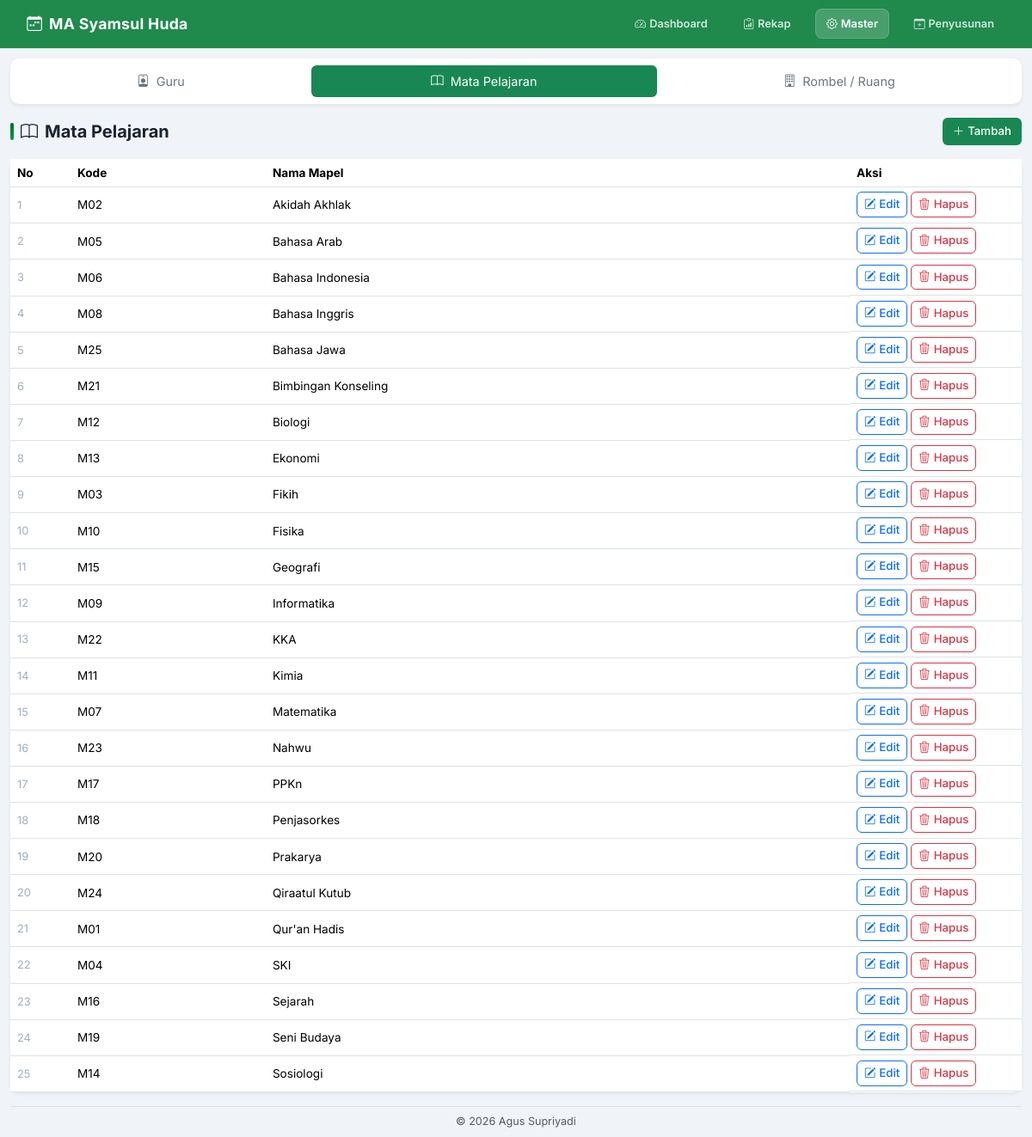
The page /master.php?type=subjects on the database its author committed.
### tables this page shows
CREATE TABLE subjects(id INTEGER PRIMARY KEY AUTOINCREMENT,code TEXT,name TEXT NOT NULL,active INTEGER DEFAULT 1);

### config/database.php (called while the page is built, shortened)
<?php
function e(?string $v): string
{
    return htmlspecialchars($v ?? '', ENT_QUOTES, 'UTF-8');
}

### master.php (the view, shortened to what this page needs)
<?php
require __DIR__ . '/config/database.php';
$pdo  = db();
$type = $_GET['type'] ?? 'teachers';
$m = [
    'teachers' => ['Guru',            ['code' => 'Kode', 'name' => 'Nama Guru', 'nip' => 'NIP'], 'bi-person-badge'],
    'subjects' => ['Mata Pelajaran',  ['code' => 'Kode', 'name' => 'Nama Mapel'],                'bi-book'],
    'classes'  => ['Rombel / Ruang',  ['name' => 'Nama Rombel'],                                  'bi-building'],
];
[$title, $fields, $icon] = $m[$type];
$editRow = null;
$rows = $pdo->query("SELECT * FROM $type ORDER BY name")->fetchAll();
require __DIR__ . '/templates/header.php';
?>
<div class="mx-auto" style="max-width: 1180px;">
    <div class="card shadow-sm mb-3">
        <div class="card-body p-2">
            <ul class="nav nav-pills nav-fill gap-2">
                <?php foreach ($m as $key => $meta): ?>
                    <?php [$label, $fieldList, $menuIcon] = $meta; ?>
                    <li class="nav-item">
                        <a class="nav-link py-2.5 <?= $type === $key ? 'active bg-success text-white' : 'text-secondary' ?>"
                           href="?type=<?= $key ?>">
                            <i class="bi <?= $menuIcon ?> me-2"></i><?= $label ?>
                        </a>
                    </li>
                <?php endforeach; ?>
            </ul>
        </div>
    </div>
    <div class="d-flex justify-content-between align-items-center mb-3">
        <h3 class="page-heading mb-0">
            <i class="bi <?= $icon ?>"></i> <?= $title ?>
        </h3>
        <a href="?type=<?= $type ?>&new=1" class="btn btn-success">
            <i class="bi bi-plus-lg me-1"></i>Tambah
        </a>
    </div>
    <div class="card shadow-sm">
        <div class="table-responsive">
            <table class="table table-sm mb-0 align-middle">
                <tr>
                    <th style="width: 70px;">No</th>
                    <?php foreach ($fields as $l): ?>
                        <th><?= $l ?></th>
                    <?php endforeach; ?>
                    <th style="width: 200px;">Aksi</th>
                </tr>
                <?php foreach ($rows as $i => $r): ?>
                    <tr <?= ($editRow && $editRow['id'] == $r['id']) ? 'class="table-warning"' : '' ?>>
                        <td style="color:#a0aec0;font-size:.8rem;"><?= $i + 1 ?></td>
                        <?php foreach ($fields as $f => $l): ?>
                            <td><?= e($r[$f]) ?></td>
                        <?php endforeach; ?>
                        <td class="d-flex gap-1 flex-wrap">
                            <a class="btn btn-sm btn-outline-primary"
                               href="?type=<?= $type ?>&edit=<?= $r['id'] ?>">
                                <i class="bi bi-pencil-square me-1"></i>Edit
                            </a>
                            <a class="btn btn-sm btn-outline-danger"
                               href="?type=<?= $type ?>&delete=<?= $r['id'] ?>"
                               onclick="return confirm('Hapus?')">
                                <i class="bi bi-trash3 me-1"></i>Hapus
                            </a>
                        </td>
                    </tr>
                <?php endforeach; ?>
            </table>
        </div>
    </div>
</div>
<?php require __DIR__ . '/templates/footer.php'; ?>

### assets/css/app.css (style rules this page uses)
*, *::before, *::after { box-sizing: border-box }
body { background: #f0f4f8; font-family: 'Inter', -apple-system, BlinkMacSystemFont, "Segoe UI", Roboto, Helvetica, Arial, sans-serif; font-size: 0.9rem; color: #1a2332; padding-top: 0; margin: 0; }
.card { border: none; border-radius: 10px; box-shadow: 0 2px 12px rgba(0, 0, 0, .07); }
.btn { border-radius: 6px; font-weight: 500; font-size: .83rem; transition: transform .12s, box-shadow .12s; }
.btn-success { background: #198754; border: none; }
.table { font-size: .85rem; }
.table td { padding: .75rem 1rem; vertical-align: middle; }
.table-sm th, .table-sm td { padding: .35rem .5rem !important; }
.page-heading { font-size: 1.25rem; font-weight: 700; color: #1a2332; margin-bottom: 1.2rem; display: flex; align-items: center; gap: .5rem; }
.page-heading::before { content: ''; display: inline-block; width: 4px; height: 1.25rem; background: linear-gradient(#006b2e, #009a44); border-radius: 2px; }

### rows shown on the page
subjects: code "M02", name "Akidah Akhlak"
subjects: code "M05", name "Bahasa Arab"
subjects: code "M06", name "Bahasa Indonesia"
subjects: code "M08", name "Bahasa Inggris"
subjects: code "M25", name "Bahasa Jawa"
subjects: code "M21", name "Bimbingan Konseling"
subjects: code "M12", name "Biologi"
subjects: code "M13", name "Ekonomi"
subjects: code "M03", name "Fikih"
subjects: code "M10", name "Fisika"
subjects: code "M15", name "Geografi"
subjects: code "M09", name "Informatika"
subjects: code "M22", name "KKA"
subjects: code "M11", name "Kimia"
subjects: code "M07", name "Matematika"
subjects: code "M23", name "Nahwu"
subjects: code "M17", name "PPKn"
subjects: code "M18", name "Penjasorkes"
subjects: code "M20", name "Prakarya"
subjects: code "M24", name "Qiraatul Kutub"
subjects: code "M01", name "Qur'an Hadis"
subjects: code "M04", name "SKI"
subjects: code "M16", name "Sejarah"
subjects: code "M19", name "Seni Budaya"
subjects: code "M14", name "Sosiologi"

### other values the page prints
$label "Guru"
$label "Mata Pelajaran"
$label "Rombel / Ruang"
$title "Mata Pelajaran"
$l "Kode"
$l "Nama Mapel"
